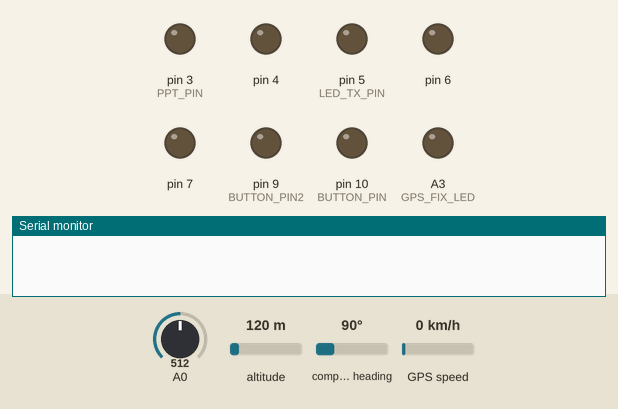
A sketch run on a simulated Arduino Pro Mini, built with avr-gcc and run on an emulated ATmega328P. Shown: output pins drawn as LEDs (lit = HIGH), the last lines printed to the serial monitor. The inputs (shaded band) are chosen by the test bench; at power-on: compass heading 90°, A0 = 512, altitude 120 m, GPS speed 0 km/h. The GPS gets a fix after 3 s at 37.7749, -122.4194 with 8 satellites.

Above: at 0.0 s.
At 1.3 s:
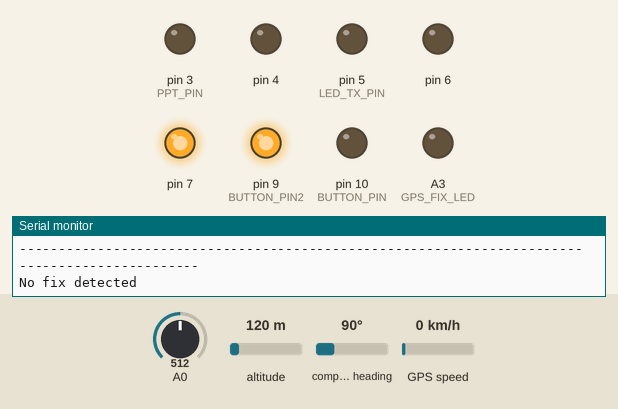
1.4 s: compass heading set to 7°
At 5.4 s:
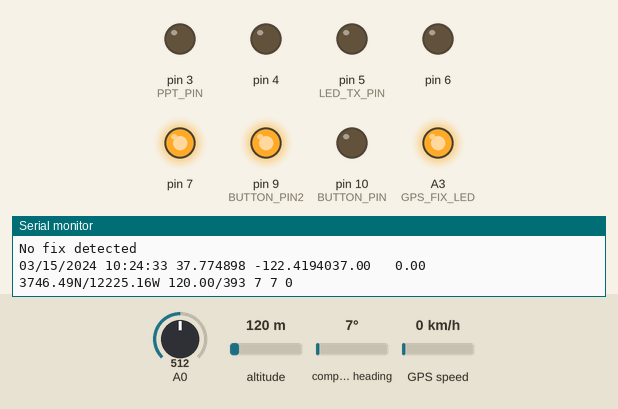
Timing chart, 0 to 6.9 s (numbered marks = the images above; inputs shaded):
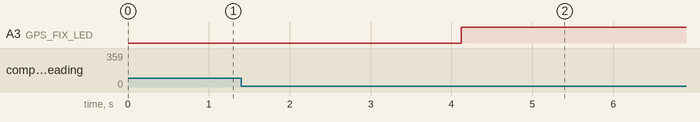

The sketch:

final_promini.ino
```cpp
/***
 * Arduino APRS Tracker (aat) with Arduino Pro Mini 3.3V/8 MHz
 * Install the following libraries through Arduino Library Manager
 * - TinyGPS by Mikal Hart
 * -
 * - Modified by Jakub/SP5TOF for additional button of symbol changing & NEO8M GPS receiver support
 ***/

#include <SoftwareSerial.h>
#include <TinyGPS.h>
#include <LibAPRS.h>

// Enable this define NEO6M if you are constantly getting wrong data,
// the ADC ISR triggers during SoftwareSerial so we miss data coming from GPS
// (for some reason only on this type of GPS and only when running on 9600 bps)
#define NEO6M

// Manual update button
#define BUTTON_PIN 10
// button for select the symbol between the car and walking man
#define BUTTON_PIN2 9

// GPS SoftwareSerial
// Shares pins with (MISO 12/ MOSI 11) used for SPI
#define GPS_RX_PIN 11
#define GPS_TX_PIN 12
TinyGPS gps;
SoftwareSerial GPSSerial(GPS_RX_PIN, GPS_TX_PIN);

// LibAPRS
#define OPEN_SQUELCH false
#define ADC_REFERENCE REF_5V

// PPT_PIN is defined on libAPRS/device.h
//#define PPT_PIN 3

// GPS_FIX_LED A3/D17
#define GPS_FIX_LED A3

// APRS settings
char APRS_CALLSIGN[] = "SP5TOF";
const int APRS_SSID = 5;


// SmartBeaconing(tm) Setting  http://www.hamhud.net/hh2/smartbeacon.html implementation by LU5EFN

#define LOW_SPEED 5 // [km/h]
#define HIGH_SPEED 90

#define SLOW_RATE 1750 // [seg]
#define FAST_BEACON_RATE  175

#define TURN_MIN  30
#define TURN_SLOPE  240
#define MIN_TURN_TIME 20

//long instead of float for latitude and longitude
long lat = 0;
long lon = 0;

int speed_kt = 0;
int currentcourse = 0;
int ialtitude_feet = 0;

unsigned long lastTX = 0, tx_interval = 0;
int previouscourse = 0, turn_threshold = 0, courseDelta = 0;

bool newData = false;
// buffer for conversions
#define CONV_BUF_SIZE 16
static char conv_buf[CONV_BUF_SIZE];

/*****************************************************************************************/
void setup()
{
  Serial.begin(115200);
  GPSSerial.begin(9600);

#ifdef NEO6M
  GPSSerial.print("$PUBX,41,1,0007,0003,4800,0*13\r\n");
  GPSSerial.begin(4800);
  GPSSerial.flush();
#endif

  // Reduce NMEA messages
  disableGPGLL();
  // pin for manual update
  pinMode(BUTTON_PIN, INPUT_PULLUP);
   //symbol select
  pinMode (BUTTON_PIN2, INPUT_PULLUP);
char APRS_SYMBOL = '>';
char APRS_SYMBOL2 = '[';

  pinMode(GPS_FIX_LED,OUTPUT);

  Serial.println(F("Arduino APRS Tracker"));

  APRS_init(ADC_REFERENCE, OPEN_SQUELCH);
  APRS_setCallsign(APRS_CALLSIGN,APRS_SSID);

if (digitalRead(BUTTON_PIN2)==LOW)
    {
      Serial.println(F("Symbol changed to the walking man"));
       APRS_setSymbol(APRS_SYMBOL2);
    }
    else
    {
      APRS_setSymbol(APRS_SYMBOL);
    }

  Serial.print(F("Callsign:     ")); Serial.print(APRS_CALLSIGN); Serial.print(F("-")); Serial.println(APRS_SSID);
  Serial.print(F("Free RAM:     ")); Serial.println(freeMemory());
  Serial.println(F("Date       Time     Latitude  Longitude  Course Speed APRS Lat/Lon       Altitude   Course current/Delta/turn_threshold"));
  Serial.println(F("                    (deg)     (deg)      (deg)  (Km/h)DDMM.mmN/DDDMM.mmW (m/ft)                "));
  Serial.println(F("-----------------------------------------------------------------------------------------------"));
}

static void smartdelay(unsigned long ms)
{
  unsigned long start = millis();
  do
  {
    while (GPSSerial.available())
      {
        if (gps.encode(GPSSerial.read())) newData = true;

      }
  } while (millis() - start < ms);
}

static void print_int(unsigned long val, unsigned long invalid, int len)
{
  char sz[32];
  if (val == invalid)
    strcpy(sz, "*******");
  else
    sprintf(sz, "%ld", val);
  sz[len] = 0;
  for (int i=strlen(sz); i<len; ++i)
    sz[i] = ' ';
  if (len > 0)
    sz[len-1] = ' ';
  Serial.print(sz);
  smartdelay(0);
}

static void print_float(float val, float invalid, int len, int prec)
{
  if (val == invalid)
  {
    while (len-- > 1)
      Serial.print('*');
    Serial.print(' ');
  }
  else
  {
    Serial.print(val, prec);
    int vi = abs((int)val);
    int flen = prec + (val < 0.0 ? 2 : 1); // . and -
    flen += vi >= 1000 ? 4 : vi >= 100 ? 3 : vi >= 10 ? 2 : 1;
    for (int i=flen; i<len; ++i)
      Serial.print(' ');
  }
  smartdelay(0);
}

static void print_date(TinyGPS &gps)
{
  int year;
  byte month, day, hour, minute, second, hundredths;
  unsigned long age;
  gps.crack_datetime(&year, &month, &day, &hour, &minute, &second, &hundredths, &age);
  if (age == TinyGPS::GPS_INVALID_AGE)
    Serial.print(F("********** ******** "));
  else
  {
    char sz[32];
    sprintf(sz, "%02d/%02d/%02d %02d:%02d:%02d ",
        month, day, year, hour, minute, second);
    Serial.print(sz);
  }
  smartdelay(0);
}
/*****************************************************************************************/
void loop()
{
  float flat, flon;

  unsigned long age=0;

  float faltitude_meters=0, fkmph=0;

  // Process GPS data every second (or so)
  smartdelay(1000);
  gps.get_position(&lat, &lon, &age);

  while (age == TinyGPS::GPS_INVALID_AGE)
  {
    // It is not an ideal check but provides a good indication, could be no fix/GPS is not connected/GPS is sending garbage
    Serial.println(F("No fix detected"));
    smartdelay(1000);
    gps.get_position(&lat, &lon, &age);
  }

  if (newData && lat !=0)
  {
    // Parse twice the location with both float and long. Using float helps to paste it directly to google maps for troubleshooting
    gps.get_position(&lat, &lon, &age);
    gps.f_get_position(&flat, &flon, &age);

    // TinyGPS reports TinyGPS::GPS_INVALID_F_ALTITUDE = 1000000.0 for invalid altitude
    faltitude_meters = gps.f_altitude(); // +/- altitude in meters

    // Quick fix to ignore wrong data in calculations
    if (int (faltitude_meters) > 30000) faltitude_meters =0;
    ialtitude_feet = int(faltitude_meters*3.281);  // integer value of altitude in feet

    fkmph = gps.f_speed_kmph(); // speed in km/h

    // Quick fix to ignore wrong data in calculations
    if (int (fkmph) > 300) fkmph = 0;

    speed_kt = (int) gps.f_speed_knots(); // speed in knots for APRS

    // TinyGPS reports TinyGPS::GPS_INVALID_F_ANGLE = 1000.0 for invalid course
    currentcourse = (int) gps.f_course();

    // Quick fix to ignore wrong data in calculations
    if (currentcourse > 360 || currentcourse < 0) currentcourse=0;

    // Calculate difference of course to smartbeacon
    courseDelta = (int) ( previouscourse - currentcourse );
    courseDelta = abs (courseDelta);
    if (courseDelta > 180) {
      courseDelta = courseDelta - 360;
    }
    courseDelta = abs (courseDelta) ;

    digitalWrite(GPS_FIX_LED, !digitalRead(GPS_FIX_LED)); // Toggle the GPS_FIX_LED on/off

    print_date(gps);
    print_float(flat, TinyGPS::GPS_INVALID_F_ANGLE, 10, 6);
    print_float(flon, TinyGPS::GPS_INVALID_F_ANGLE, 11, 6);
    print_float(gps.f_course(), TinyGPS::GPS_INVALID_F_ANGLE, 7, 2);
    print_float(fkmph, TinyGPS::GPS_INVALID_F_SPEED, 6, 2);
    Serial.print(deg_to_nmea(lat, true));Serial.print(F("/"));Serial.print(deg_to_nmea(lon, false));
    Serial.print(F(" ")); Serial.print(faltitude_meters);Serial.print(F("/"));Serial.print(ialtitude_feet);

    // Based on HamHUB Smart Beaconing(tm) algorithm
    if ( fkmph < LOW_SPEED ) {
      tx_interval = SLOW_RATE *1000L;
    }
    else if ( fkmph > HIGH_SPEED) {
      tx_interval = FAST_BEACON_RATE  *1000L;
    }
    else {
    // Interval inbetween low and high speed
      tx_interval = ((FAST_BEACON_RATE * HIGH_SPEED) / fkmph ) *1000L ;
    }

    turn_threshold = TURN_MIN + TURN_SLOPE / fkmph;

    Serial.print(F(" "));Serial.print(currentcourse);Serial.print(F(" "));Serial.print(courseDelta);
    Serial.print(F(" "));Serial.println(turn_threshold);

    if (courseDelta > turn_threshold ){
      if ( millis() - lastTX > MIN_TURN_TIME *1000L){
        Serial.println(F("DEBUG: APRS UPDATE because of millis() - lastTX > MIN_TURN_TIME *1000L"));
        locationUpdate();
        lastTX = millis();
      }
    }

    previouscourse = currentcourse;
    // tx_internal with default values 1750000 milliseconds/1750 seconds/29.16 minutes
    if ( millis() - lastTX > tx_interval) {
      Serial.println(F("DEBUG: APRS UPDATE because of millis() - lastTX > tx_interval"));
      locationUpdate();
      lastTX = millis();
    }

    if (digitalRead(BUTTON_PIN)==0)
    {
      while(digitalRead(BUTTON_PIN)==0) {}; //debounce
      Serial.println(F("MANUAL UPDATE"));
      locationUpdate();
    }
  }
  newData = false;
}

/*****************************************************************************************/
void aprs_msg_callback(struct AX25Msg *msg) {
}

/*****************************************************************************************/
void locationUpdate() {
//Altitude in Comment Text — The comment may contain an altitude value,
//in the form /A=aaaaaa, where aaaaaa is the altitude in feet. For example:
//A=001234. The altitude may appear anywhere in the comment.
//Source: APRS protocol
//Which means /A=000XXXArduino APRS Tracker (29 characters)

char comment []= "SP5TOF w trasie";

  char temp[8];
  char APRS_comment [32]="/A=";

  // Convert altitude in string and pad left
  sprintf(temp, "%06d", ialtitude_feet);
  strcat(APRS_comment,temp);
  strcat(APRS_comment,comment);
  //Serial.println(APRS_comment);

  APRS_setLat((char*)deg_to_nmea(lat, true));
  APRS_setLon((char*)deg_to_nmea(lon, false));

  APRS_setSpeed(speed_kt);
  APRS_setCourse(currentcourse);

  // turn off SoftSerial to stop interrupting tx
  GPSSerial.end();

  // TX
  APRS_sendLoc(APRS_comment, strlen(APRS_comment));

  // read TX LED pin and wait till TX has finished. LibAPRS has TX_LED defined on (PB5), i use LED_BUILTIN on my version as TX_LED
  while(digitalRead(LED_BUILTIN));

  // start SoftSerial again
#ifdef NEO6M
   GPSSerial.begin(4800);
#else
   GPSSerial.begin(9600);
#endif
}

/*****************************************************************************************/
/*
**  Convert degrees in long format to APRS string format
**  DDMM.hhN for latitude and DDDMM.hhW for longitude
**  D is degrees, M is minutes and h is hundredths of minutes.
**  http://www.aprs.net/vm/DOS/PROTOCOL.HTM
*/
char* deg_to_nmea(long deg, boolean is_lat) {
  bool is_negative=0;
  if (deg < 0) is_negative=1;

  // Use the absolute number for calculation and update the buffer at the end
  deg = labs(deg);

  unsigned long b = (deg % 1000000UL) * 60UL;
  unsigned long a = (deg / 1000000UL) * 100UL + b / 1000000UL;
  b = (b % 1000000UL) / 10000UL;

  conv_buf[0] = '0';
  // in case latitude is a 3 digit number (degrees in long format)
  if( a > 9999) {
    snprintf(conv_buf , 6, "%04lu", a);
  } else {
    snprintf(conv_buf + 1, 5, "%04lu", a);
  }

  conv_buf[5] = '.';
  snprintf(conv_buf + 6, 3, "%02lu", b);
  conv_buf[9] = '\0';
  if (is_lat) {
    if (is_negative) {conv_buf[8]='S';}
    else conv_buf[8]='N';
    return conv_buf+1;
    // conv_buf +1 because we want to omit the leading zero
    }
  else {
    if (is_negative) {conv_buf[8]='W';}
    else conv_buf[8]='E';
    return conv_buf;
    }
}

void disableGPGLL()
{
  const char *msg = "PUBX,40,GLL,0,0,0,0,0";

  // find checksum
  int checksum = 0;
  for (int i = 0; msg[i]; i++)
    checksum ^= (unsigned char)msg[i];

  // convert and create checksum HEX string
  char checkTmp[8];
  snprintf(checkTmp, sizeof(checkTmp)-1, "*%.2X", checksum);

  // send to module
  GPSSerial.print("$");
  GPSSerial.print(msg);
  GPSSerial.println(checkTmp);
  GPSSerial.flush();
}
```

AFSK.h
```cpp
#ifndef AFSK_H
#define AFSK_H

#include "device.h"
#include <stdint.h>
#include <stdbool.h>
#include <stdio.h>
#include <avr/pgmspace.h>
#include "FIFO.h"
#include "HDLC.h"

#define SIN_LEN 512
static const uint8_t sin_table[] PROGMEM =
{
    128, 129, 131, 132, 134, 135, 137, 138, 140, 142, 143, 145, 146, 148, 149, 151,
    152, 154, 155, 157, 158, 160, 162, 163, 165, 166, 167, 169, 170, 172, 173, 175,
    176, 178, 179, 181, 182, 183, 185, 186, 188, 189, 190, 192, 193, 194, 196, 197,
    198, 200, 201, 202, 203, 205, 206, 207, 208, 210, 211, 212, 213, 214, 215, 217,
    218, 219, 220, 221, 222, 223, 224, 225, 226, 227, 228, 229, 230, 231, 232, 233,
    234, 234, 235, 236, 237, 238, 238, 239, 240, 241, 241, 242, 243, 243, 244, 245,
    245, 246, 246, 247, 248, 248, 249, 249, 250, 250, 250, 251, 251, 252, 252, 252,
    253, 253, 253, 253, 254, 254, 254, 254, 254, 255, 255, 255, 255, 255, 255, 255,
};

inline static uint8_t sinSample(uint16_t i) {
    uint16_t newI = i % (SIN_LEN/2);
    newI = (newI >= (SIN_LEN/4)) ? (SIN_LEN/2 - newI -1) : newI;
    uint8_t sine = pgm_read_byte(&sin_table[newI]);
    return (i >= (SIN_LEN/2)) ? (255 - sine) : sine;
}


#define SWITCH_TONE(inc)  (((inc) == MARK_INC) ? SPACE_INC : MARK_INC)
#define BITS_DIFFER(bits1, bits2) (((bits1)^(bits2)) & 0x01)
#define DUAL_XOR(bits1, bits2) ((((bits1)^(bits2)) & 0x03) == 0x03)
#define SIGNAL_TRANSITIONED(bits) DUAL_XOR((bits), (bits) >> 2)
#define TRANSITION_FOUND(bits) BITS_DIFFER((bits), (bits) >> 1)

#define CPU_FREQ F_CPU

#define CONFIG_AFSK_RX_BUFLEN 64
#define CONFIG_AFSK_TX_BUFLEN 64
#define CONFIG_AFSK_RXTIMEOUT 0
#define CONFIG_AFSK_PREAMBLE_LEN 150UL
#define CONFIG_AFSK_TRAILER_LEN 50UL
#define SAMPLERATE 9600
#define BITRATE    1200
#define SAMPLESPERBIT (SAMPLERATE / BITRATE)
#define BIT_STUFF_LEN 5
#define MARK_FREQ  1200
#define SPACE_FREQ 2200
#define PHASE_BITS   8                              // How much to increment phase counter each sample
#define PHASE_INC    1                              // Nudge by an eigth of a sample each adjustment
#define PHASE_MAX    (SAMPLESPERBIT * PHASE_BITS)   // Resolution of our phase counter = 64
#define PHASE_THRESHOLD  (PHASE_MAX / 2)            // Target transition point of our phase window


typedef struct Hdlc
{
    uint8_t demodulatedBits;
    uint8_t bitIndex;
    uint8_t currentByte;
    bool receiving;
} Hdlc;

typedef struct Afsk
{
    // Stream access to modem
    FILE fd;

    // General values
    Hdlc hdlc;                              // We need a link control structure
    uint16_t preambleLength;                // Length of sync preamble
    uint16_t tailLength;                    // Length of transmission tail

    // Modulation values
    uint8_t sampleIndex;                    // Current sample index for outgoing bit
    uint8_t currentOutputByte;              // Current byte to be modulated
    uint8_t txBit;                          // Mask of current modulated bit
    bool bitStuff;                          // Whether bitstuffing is allowed

    uint8_t bitstuffCount;                  // Counter for bit-stuffing

    uint16_t phaseAcc;                      // Phase accumulator
    uint16_t phaseInc;                      // Phase increment per sample

    FIFOBuffer txFifo;                      // FIFO for transmit data
    uint8_t txBuf[CONFIG_AFSK_TX_BUFLEN];   // Actial data storage for said FIFO

    volatile bool sending;                  // Set when modem is sending

    // Demodulation values
    FIFOBuffer delayFifo;                   // Delayed FIFO for frequency discrimination
    int8_t delayBuf[SAMPLESPERBIT / 2 + 1]; // Actual data storage for said FIFO

    FIFOBuffer rxFifo;                      // FIFO for received data
    uint8_t rxBuf[CONFIG_AFSK_RX_BUFLEN];   // Actual data storage for said FIFO

    int16_t iirX[2];                        // IIR Filter X cells
    int16_t iirY[2];                        // IIR Filter Y cells

    uint8_t sampledBits;                    // Bits sampled by the demodulator (at ADC speed)
    int8_t currentPhase;                    // Current phase of the demodulator
    uint8_t actualBits;                     // Actual found bits at correct bitrate

    volatile int status;                    // Status of the modem, 0 means OK

} Afsk;

#define DIV_ROUND(dividend, divisor)  (((dividend) + (divisor) / 2) / (divisor))
#define MARK_INC   (uint16_t)(DIV_ROUND(SIN_LEN * (uint32_t)MARK_FREQ, CONFIG_AFSK_DAC_SAMPLERATE))
#define SPACE_INC  (uint16_t)(DIV_ROUND(SIN_LEN * (uint32_t)SPACE_FREQ, CONFIG_AFSK_DAC_SAMPLERATE))

#define AFSK_DAC_IRQ_START()   do { extern bool hw_afsk_dac_isr; hw_afsk_dac_isr = true; } while (0)
#define AFSK_DAC_IRQ_STOP()    do { extern bool hw_afsk_dac_isr; hw_afsk_dac_isr = false; } while (0)
#define AFSK_DAC_INIT()        do { DAC_DDR |= 0xF8; } while (0)

// Here's some macros for controlling the RX/TX LEDs
// THE _INIT() functions writes to the DDRB register
// to configure the pins as output pins, and the _ON()
// and _OFF() functions writes to the PORT registers
// to turn the pins on or off.
#define LED_TX_INIT() do { LED_DDR |= _BV(LED_TX_PIN); } while (0)
#define LED_TX_ON()   do { LED_PORT |= _BV(LED_TX_PIN); } while (0)
#define LED_TX_OFF()  do { LED_PORT &= ~_BV(LED_TX_PIN); } while (0)

#define LED_RX_INIT() do { LED_DDR |= _BV(LED_RX_PIN); } while (0)
#define LED_RX_ON()   do { LED_PORT |= _BV(LED_RX_PIN); } while (0)
#define LED_RX_OFF()  do { LED_PORT &= ~_BV(LED_RX_PIN); } while (0)

void AFSK_init(Afsk *afsk);
void AFSK_transmit(char *buffer, size_t size);
void AFSK_poll(Afsk *afsk);

void afsk_putchar(char c);
int afsk_getchar(void);

#endif
```

CRC-CCIT.h
```cpp
// CRC-CCIT Implementation based on work by Francesco Sacchi

#ifndef CRC_CCIT_H
#define CRC_CCIT_H

#include <stdint.h>
#include <avr/pgmspace.h>

#define CRC_CCIT_INIT_VAL ((uint16_t)0xFFFF)

extern const uint16_t crc_ccit_table[256];

inline uint16_t update_crc_ccit(uint8_t c, uint16_t prev_crc) {
    return (prev_crc >> 8) ^ pgm_read_word(&crc_ccit_table[(prev_crc ^ c) & 0xff]);
}


#endif
```

HDLC.h
```cpp
#ifndef PROTOCOL_HDLC_H
#define PROTOCOL_HDLC_H

#define HDLC_FLAG  0x7E
#define HDLC_RESET 0x7F
#define AX25_ESC   0x1B

#endif
```

constants.h
```cpp
#define m328p  0x01
#define m1284p 0x02
#define m644p  0x03

#define REF_3V3 0x01
#define REF_5V  0x02
```

Source omitted: AX25.h (1590 bytes), FIFO.h (1671 bytes), device.h (859 bytes), LibAPRS.h (1066 bytes)
